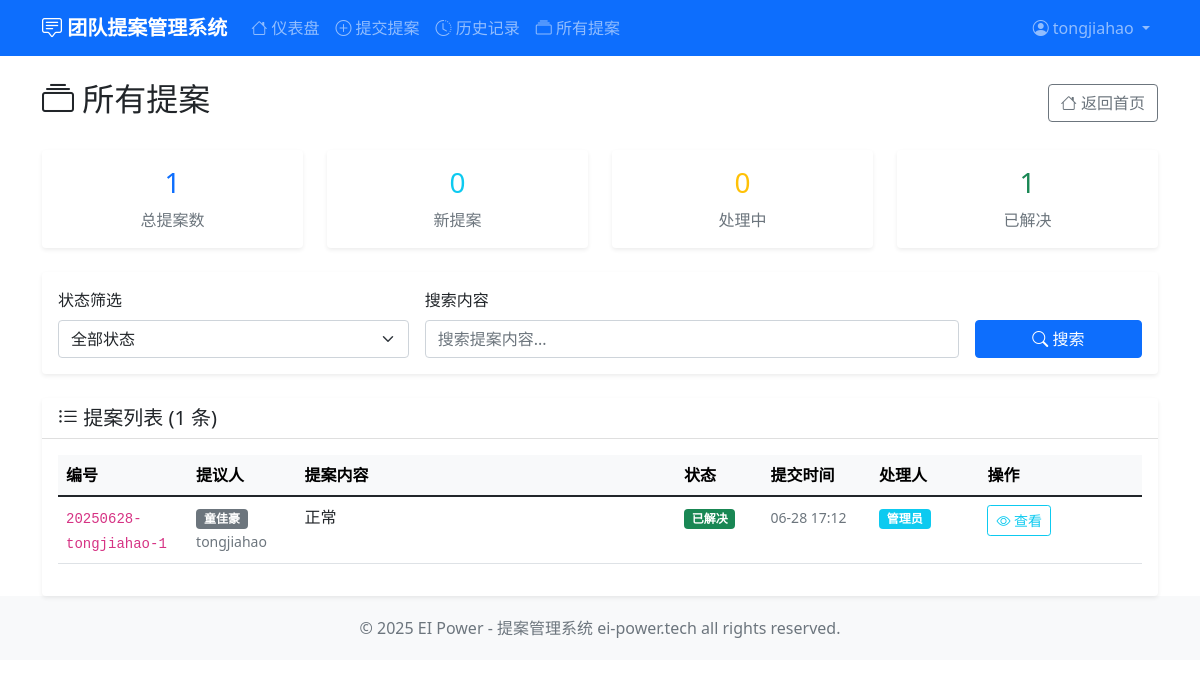
The app's page /proposals (signed in), older data.
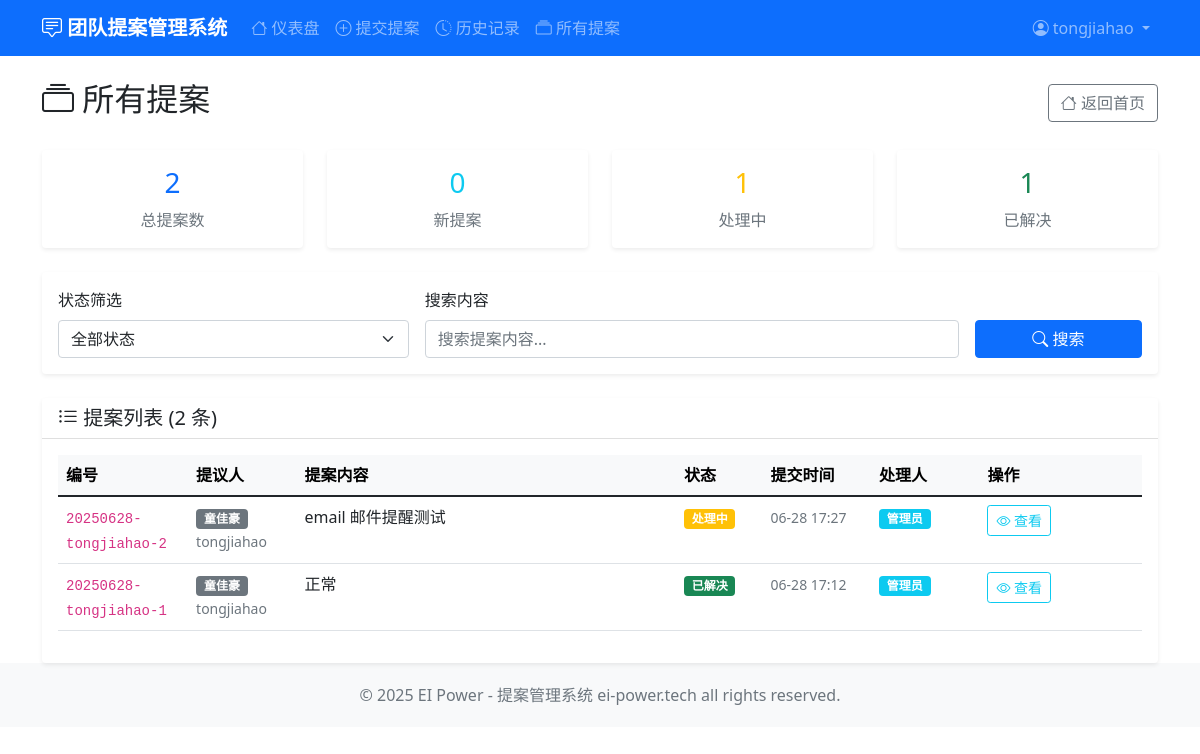
The same page, newer data.
### tables this page shows
CREATE TABLE feedback (
            id TEXT PRIMARY KEY,
            user_id INTEGER NOT NULL,
            content TEXT NOT NULL,
            status TEXT DEFAULT '新提案',
            revised_proposal TEXT,
            admin_comment TEXT,
            handler TEXT,
            created_at TIMESTAMP DEFAULT CURRENT_TIMESTAMP,
            updated_at TIMESTAMP,
            FOREIGN KEY (user_id) REFERENCES users (id)
        );

CREATE TABLE users (
            id INTEGER PRIMARY KEY AUTOINCREMENT,
            username TEXT UNIQUE NOT NULL,
            password TEXT NOT NULL,
            email TEXT NOT NULL,
            name TEXT NOT NULL,
            is_admin BOOLEAN DEFAULT 0,
            created_at TIMESTAMP DEFAULT CURRENT_TIMESTAMP
        );

### app.py (the view)
@app.route('/proposals')
@login_required
def all_proposals():
    conn = get_db_connection()
    status_filter = request.args.get('status', 'all')
    search_query = request.args.get('search', '')
    where_conditions = []
    params = []
    if status_filter != 'all':
        where_conditions.append('f.status = ?')
        params.append(status_filter)
    if search_query:
        where_conditions.append('f.content LIKE ?')
        params.append(f'%{search_query}%')
    where_clause = ' AND '.join(where_conditions)
    if where_clause:
        where_clause = 'WHERE ' + where_clause
    proposals_raw = conn.execute(f'''
        SELECT f.*, u.username, u.name,
               handler_user.name as handler_name
        FROM feedback f
        JOIN users u ON f.user_id = u.id
        LEFT JOIN users handler_user ON f.handler = handler_user.name
        {where_clause}
        ORDER BY f.created_at DESC
    ''', params).fetchall()
    proposals = []
    for proposal in proposals_raw:
        proposal_dict = dict(proposal)
        if proposal_dict['created_at']:
            try:
                proposal_dict['created_at'] = datetime.fromisoformat(proposal_dict['created_at'].replace('Z', '+00:00'))
            except:
                proposal_dict['created_at'] = datetime.strptime(proposal_dict['created_at'], '%Y-%m-%d %H:%M:%S')
        if proposal_dict['updated_at']:
            try:
                proposal_dict['updated_at'] = datetime.fromisoformat(proposal_dict['updated_at'].replace('Z', '+00:00'))
            except:
                proposal_dict['updated_at'] = datetime.strptime(proposal_dict['updated_at'], '%Y-%m-%d %H:%M:%S')
        proposals.append(proposal_dict)
    stats = conn.execute('''
        SELECT
            COUNT(*) as total,
            SUM(CASE WHEN status = '新提案' THEN 1 ELSE 0 END) as new_count,
            SUM(CASE WHEN status = '处理中' THEN 1 ELSE 0 END) as processing_count,
            SUM(CASE WHEN status = '已解决' THEN 1 ELSE 0 END) as resolved_count
        FROM feedback
    ''').fetchone()
    conn.close()
    return render_template('proposals.html',
                         proposals=proposals,
                         stats=dict(stats),
                         current_status=status_filter,
                         search_query=search_query)

### app.py (called while the page is built)
@login_manager.user_loader
def load_user(user_id):
    conn = get_db_connection()
    user = conn.execute('SELECT * FROM users WHERE id = ?', (user_id,)).fetchone()
    conn.close()
    if user:
        return User(user['id'], user['username'], user['email'], user['name'], user['is_admin'])
    return None

### database.py (called while the page is built)
def get_db_connection():
    conn = sqlite3.connect('feedback_system.db')
    conn.row_factory = sqlite3.Row
    return conn

### templates/proposals.html (shortened to what the changed rows need)
{% extends "base.html" %}
{% block content %}
<div class="row">
    <div class="col-12">
        <div class="d-flex justify-content-between align-items-center mb-4">
            <h2><i class="bi bi-collection"></i> 所有提案</h2>
        </div>
    </div>
</div>
<div class="row mb-4">
    <div class="col-md-3">
        <div class="card border-0 shadow-sm">
            <div class="card-body text-center">
                <h3 class="text-primary">{{ stats.total }}</h3>
                <p class="mb-0 text-muted">总提案数</p>
            </div>
        </div>
    </div>
    <div class="col-md-3">
        <div class="card border-0 shadow-sm">
            <div class="card-body text-center">
                <h3 class="text-warning">{{ stats.processing_count }}</h3>
                <p class="mb-0 text-muted">处理中</p>
            </div>
        </div>
    </div>
</div>
<div class="row">
    <div class="col-12">
        <div class="card border-0 shadow-sm">
            <div class="card-header bg-white">
                <h5 class="mb-0"><i class="bi bi-list-ul"></i> 提案列表 ({{ proposals|length }} 条)</h5>
            </div>
            <div class="card-body">
                {% if proposals %}
                    <div class="table-responsive">
                        <table class="table table-hover">
                            <thead class="table-light">
                                <tr>
                                    <th style="width: 12%;">编号</th>
                                    <th style="width: 10%;">提议人</th>
                                    <th style="width: 35%;">提案内容</th>
                                    <th style="width: 8%;">状态</th>
                                    <th style="width: 10%;">提交时间</th>
                                    <th style="width: 10%;">处理人</th>
                                    <th style="width: 15%;">操作</th>
                                </tr>
                            </thead>
                            <tbody>
                                {% for proposal in proposals %}
                                <tr>
                                    <td><code class="small">{{ proposal.id }}</code></td>
                                    <td>
                                        <span class="badge bg-secondary">{{ proposal.name }}</span>
                                        <br><small class="text-muted">{{ proposal.username }}</small>
                                    </td>
                                    <td>
                                        <div class="text-truncate" style="max-width: 300px;" title="{{ proposal.content }}">
                                            {{ proposal.content }}
                                        </div>
                                    </td>
                                    <td>
                                        {% if proposal.status == '新提案' %}
                                            <span class="badge bg-primary">{{ proposal.status }}</span>
                                        {% elif proposal.status == '处理中' %}
                                            <span class="badge bg-warning">{{ proposal.status }}</span>
                                        {% elif proposal.status == '已解决' %}
                                            <span class="badge bg-success">{{ proposal.status }}</span>
                                        {% endif %}
                                    </td>
                                    <td>
                                        <small class="text-muted">
                                            {{ proposal.created_at.strftime('%m-%d %H:%M') if proposal.created_at else '' }}
                                        </small>
                                    </td>
                                    <td>
                                        {% if proposal.handler_name %}
                                            <span class="badge bg-info">{{ proposal.handler_name }}</span>
                                        {% else %}
                                            <span class="text-muted">-</span>
                                        {% endif %}
                                    </td>
                                    <td>
                                        <button class="btn btn-outline-info btn-sm"
                                                data-id="{{ proposal.id }}"
                                                data-username="{{ proposal.name|replace('"', '&quot;')|replace("'", "&#39;") }}"
                                                data-content="{{ proposal.content|replace('"', '&quot;')|replace("'", "&#39;") }}"
                                                data-status="{{ proposal.status }}"
                                                data-revised="{{ (proposal.revised_proposal or '')|replace('"', '&quot;')|replace("'", "&#39;") }}"
                                                data-comment="{{ (proposal.admin_comment or '')|replace('"', '&quot;')|replace("'", "&#39;") }}"
                                                data-handler="{{ proposal.handler_name or '' }}"
                                                data-created="{{ proposal.created_at.strftime('%Y-%m-%d %H:%M:%S') if proposal.created_at else '' }}"
                                                data-updated="{{ proposal.updated_at.strftime('%Y-%m-%d %H:%M:%S') if proposal.updated_at else '' }}"
                                                onclick="viewProposalDetail(this)">
                                            <i class="bi bi-eye"></i> 查看
                                        </button>
                                    </td>
                                </tr>
                                {% endfor %}
                            </tbody>
                        </table>
                    </div>
                {% else %}
                    <div class="text-center py-4">
                        <i class="bi bi-inbox display-1 text-muted"></i>
                        <h5 class="text-muted mt-3">暂无提案</h5>
                        <p class="text-muted">当前筛选条件下没有找到提案</p>
                    </div>
                {% endif %}
            </div>
        </div>
    </div>
</div>
{% endblock %}

Row changes from the older to the newer data that the page shows:
added feedback: id "20250628-tongjiahao-2", name "童佳豪", username "tongjiahao", content "email 邮件提醒测试", status "处理中", created_at "06-28 17:27", handler_name "管理员"
Text that changed along with them:
{{ stats.total }}: "1" → "2"
{{ stats.processing_count }}: "0" → "1"
{{ proposals|length }}: "1" → "2"
